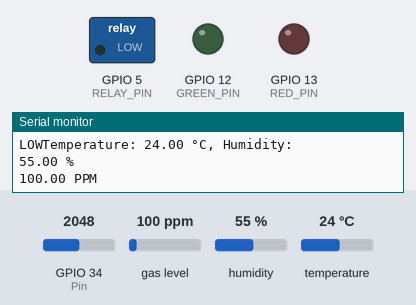
Bench run of a sketch on a simulated ESP32. Parts: switched loads named in the sketch (green lamp = pin HIGH), output pins drawn as LEDs (lit = HIGH), the last lines printed to the serial monitor. The inputs (shaded band) are chosen by the test bench; at power-on: humidity 55 %, GPIO 34 (Pin) = 2048, gas level 100 ppm, temperature 24 °C. WiFi joins after 1.5 s; servers stay silent unless stated.

Above: at 3.2 s.
3.3 s: humidity set to 31 %
5.2 s: humidity set to 28 %
At 7.2 s:
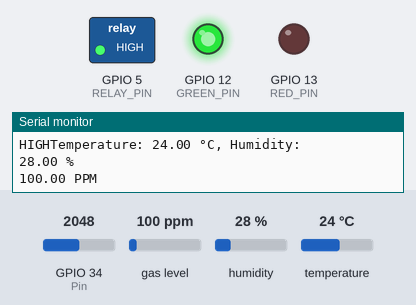
7.5 s: humidity set to 40 %
At 9.1 s:
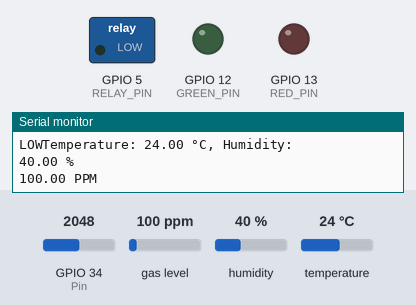
9.5 s: humidity set to 22 %
At 11.1 s:
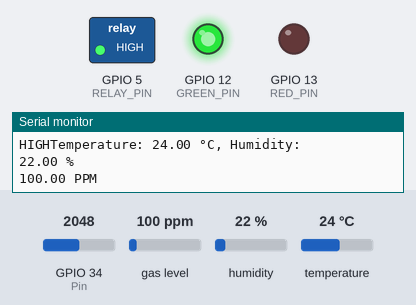
Timing chart, 0 to 12.5 s (numbered marks = the images above; inputs shaded):
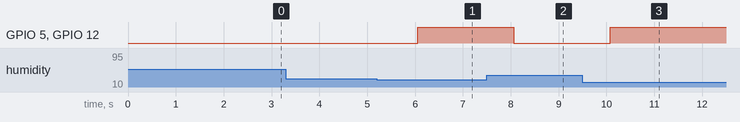

Measured:
- the behaviour switches between 30 and 29 % on humidity (found by bisection; images 0 and 1)
- after the input at 5.2 s, GPIO 5 (RELAY_PIN), GPIO 12 (GREEN_PIN): LOW → HIGH after 0.85 s
- after the input at 7.5 s, GPIO 5 (RELAY_PIN), GPIO 12 (GREEN_PIN): HIGH → LOW after 0.56 s
- after the input at 9.5 s, GPIO 5 (RELAY_PIN), GPIO 12 (GREEN_PIN): LOW → HIGH after 0.58 s

The sketch:

ESP32_Sensor_Firebase.ino
```cpp
#include <WiFi.h>
#include <WiFiClient.h>
#include <Firebase_ESP_Client.h>
#include <Wire.h>
#include <Adafruit_Sensor.h>
#include <Adafruit_BME280.h>
#include "MQUnifiedsensor.h"

#define Board ("ESP-32")
#define Pin (34)
#define Type ("MQ-2")
#define Voltage_Resolution (3.3)
#define ADC_Bit_Resolution (12)
#define RatioMQ135CleanAir (3.6)

MQUnifiedsensor MQ135(Board, Voltage_Resolution, ADC_Bit_Resolution, Pin, Type);

//define pin
#define RELAY_PIN 5  // Ganti dengan pin relay pada ESP32
#define RED_PIN 13  // Ganti dengan pin relay pada ESP32
#define GREEN_PIN 12  // Ganti dengan pin relay pada ESP32
Adafruit_BME280 bme; // I2C


//define wifi
#define WIFI_SSID "Rehat Dulu"
#define WIFI_PASSWORD "12345678"

#define API_KEY "AIzaSyC81uLGToGjwvb5fpu95-_5vOJKK3inj1s"

#define DATABASE_URL "https://kelompok8-f43c7-default-rtdb.firebaseio.com/"

FirebaseData fbdo;
FirebaseAuth auth;
FirebaseConfig config;

void setup() {
  Serial.begin(9600);
  delay(500);
  if (!bme.begin(0x76)) {   // Set the address of your BME280 here. Default is 0x77.
    Serial.println("Could not find a valid BME280 sensor, check wiring!");
    while (1);
  }
  WiFi.begin(WIFI_SSID, WIFI_PASSWORD);
  while(WiFi.status() != WL_CONNECTED) {
    Serial.print(".");
    delay(300);
  }
  Serial.println();
  Serial.print("Connected with IP :");
  Serial.println(WiFi.localIP());
  Serial.println();
  pinMode(RELAY_PIN, OUTPUT);
  pinMode(RED_PIN, OUTPUT);
  pinMode(GREEN_PIN, OUTPUT);

  MQ135.setRegressionMethod(1);
  MQ135.setA(110.47);
  MQ135.setB(-2.862);

  MQ135.init();
  MQ135.setRL(10);

  float calcR0 = 0;
  for (int i = 1; i <= 10; i++) {
    MQ135.update();
    calcR0 += MQ135.calibrate(RatioMQ135CleanAir);
  }
  MQ135.setR0(calcR0 / 10);

  if (isinf(calcR0)) {
    Serial.println("Peringatan: Masalah koneksi, R0 tak terhingga (Sirkuit terbuka terdeteksi) harap periksa kabel dan suplai");
    while (1);
  }
  if (calcR0 == 0) {
    Serial.println("Peringatan: Masalah koneksi ditemukan, R0 adalah nol (Pin analog korsleting ke tanah) harap periksa kabel dan suplai");
    while (1);
  }
}

void bmp() {
  float temperature = bme.readTemperature(); // Get temperature from BME280
  float humidity = bme.readHumidity(); // Get humidity from BME280
  Serial.print("Temperature: ");
  Serial.print(temperature);
  Serial.println(" °C, Humidity: ");
  Serial.print(humidity);
  Serial.println(" %");
}

void mq() {
  MQ135.update();
  float ppm = MQ135.readSensor();
  Serial.print(ppm);
  Serial.println(" PPM");

  int value = analogRead(Pin);
  value = map(value, 0, 4095, 0, 100);
}

void loop(){
  bmp();
  mq();
  delay(1000);
  float ppm = MQ135.readSensor();
  float temperature = bme.readTemperature(); // Get temperature from BME280
  float humidity = bme.readHumidity(); // Get humidity from BME280

  if(temperature < 15 || temperature > 30) {
  // Aksi yang diinginkan jika suhu kurang dari 15 atau lebih dari 30
  digitalWrite(RELAY_PIN, HIGH);
  Serial.print("HIGH");
  digitalWrite(GREEN_PIN, HIGH);
  }

  else if(humidity < 30 || humidity > 70) {
  // Aksi yang diinginkan jika suhu kurang dari 15 atau lebih dari 30
  digitalWrite(RELAY_PIN, HIGH);
  Serial.print("HIGH");
  digitalWrite(GREEN_PIN, HIGH);
  }

  else if(ppm > 2000) {
  // Aksi yang diinginkan jika suhu kurang dari 15 atau lebih dari 30
  digitalWrite(RELAY_PIN, HIGH);
  Serial.print("HIGH");
  digitalWrite(GREEN_PIN, HIGH);

  }

  else {
  digitalWrite(RELAY_PIN, LOW);
  Serial.print("LOW");
  digitalWrite(GREEN_PIN, LOW);
  }
}
```
